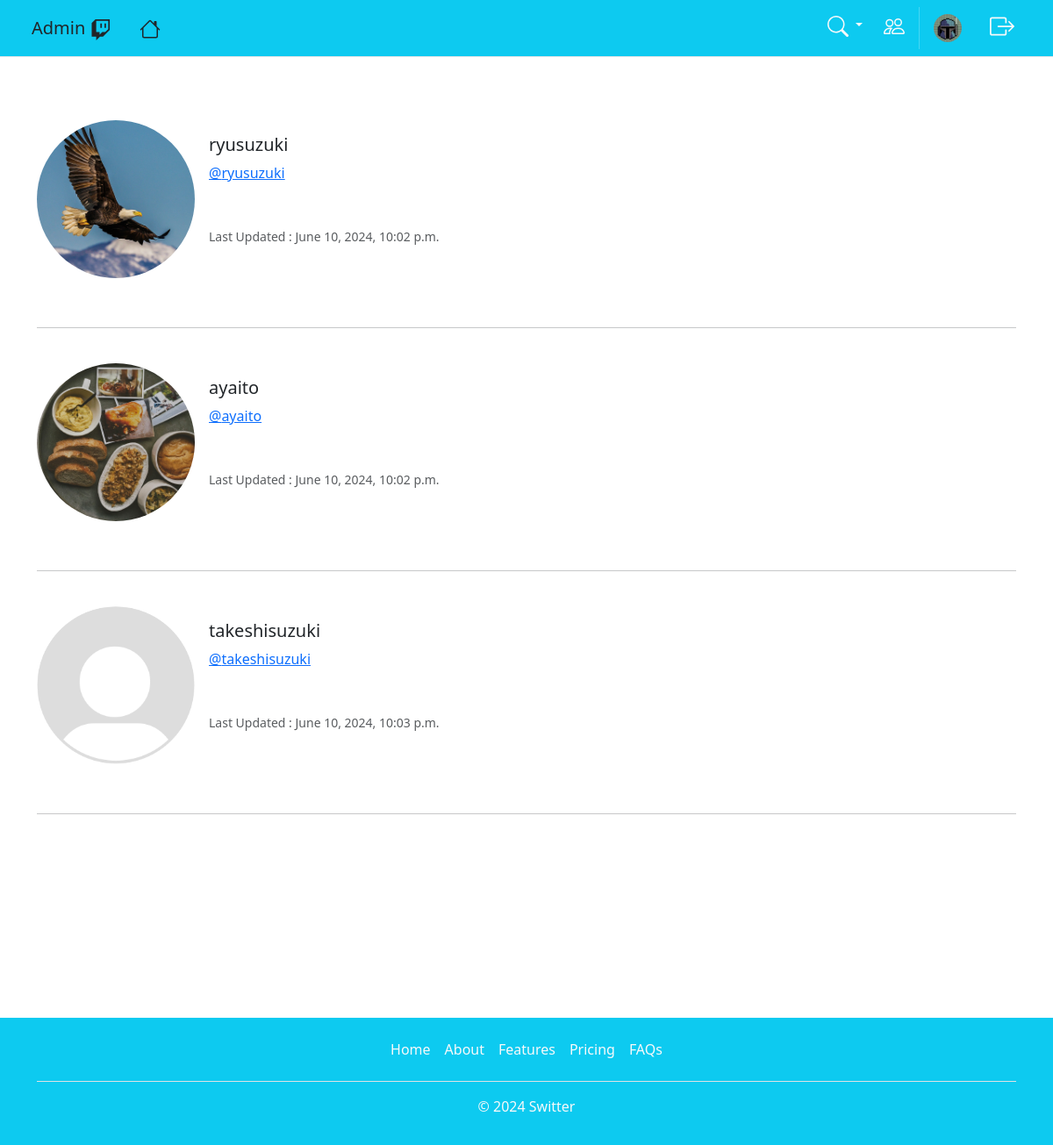
Page /profile_list (signed in) on the earlier database version.
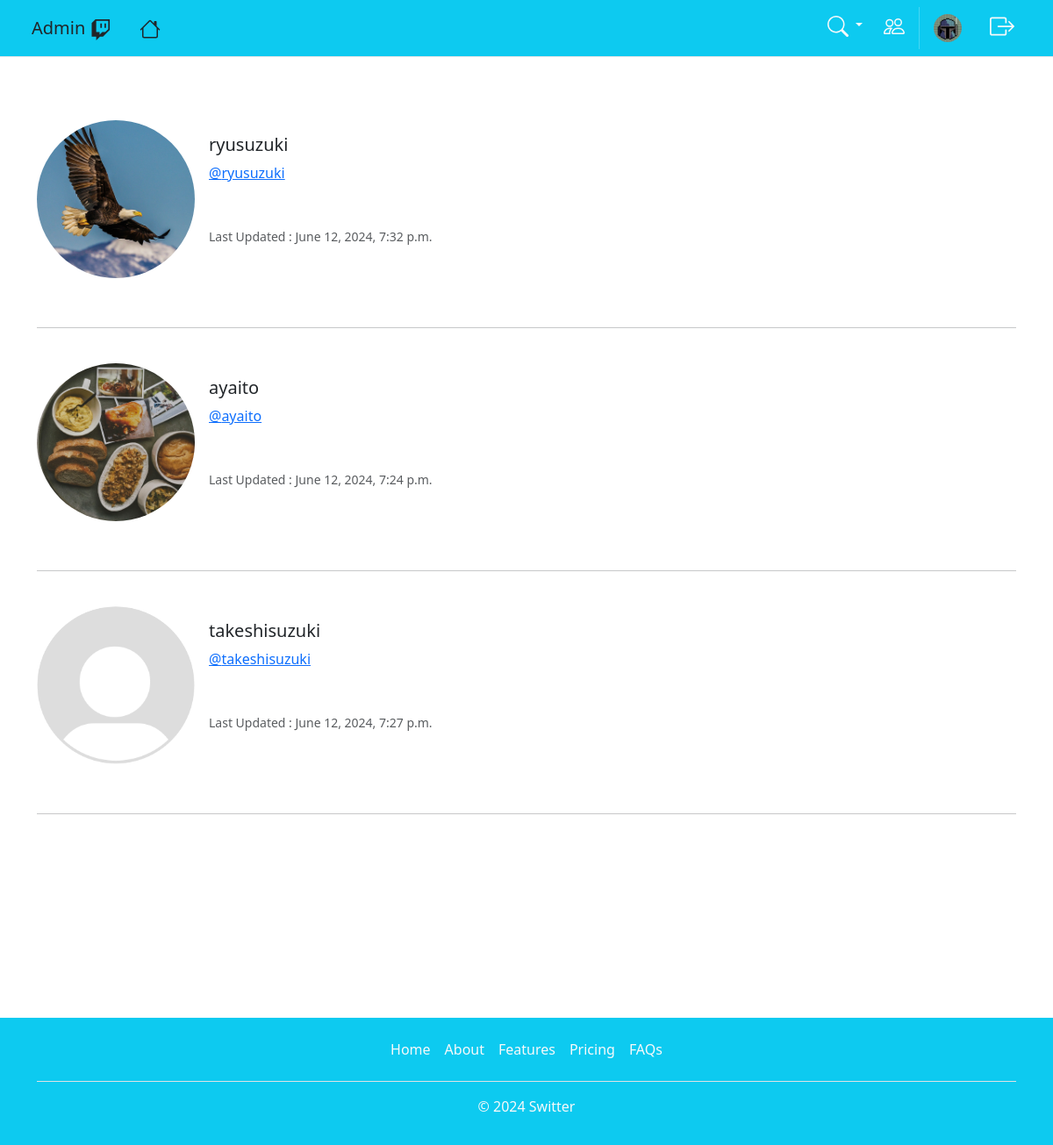
Same page on the later database version.
### witter/models.py (models this page shows, shortened)
class Profile(models.Model):
    user = models.OneToOneField(User, on_delete=models.CASCADE)
    follows = models.ManyToManyField("self", related_name="followed_by", symmetrical=False, blank=True)
    last_updated = models.DateTimeField(User, auto_now=True)
    profile_img = models.ImageField(null=True, blank=True, upload_to="images/profile_pics/")
    profile_bio = models.CharField(max_length=500, null=True, blank=True)
    homepage = models.CharField(max_length=500, null=True, blank=True)
    facebook = models.CharField(max_length=500, null=True, blank=True)
    instagram = models.CharField(max_length=500, null=True, blank=True)
    linkedin = models.CharField(max_length=500, null=True, blank=True)

### witter/views.py (the view)
# urls.py: path('profile_list', views.profile_list, name="profile_list"),
def profile_list(request):
    if request.user.is_authenticated:
        profiles = Profile.objects.exclude(user=request.user)
        return render(request, "profile_list.html", {"profiles":profiles})
    else:
        messages.success(request, "Login Or Register To View Profiles?")
        return redirect("home")

### witter/templates/profile_list.html
{% extends "base.html" %}
{%  load static %}
{% block content %}
{% for profile in profiles %}
<br>
<div class="card mb-3 border-0" style="max-width: 540px;">
    <div class="row g-0">
      <div class="col-md-4">
        {% if profile.profile_img %}
        <img src="{{ profile.profile_img.url }}" class="img-fluid rounded-circle" alt="Profile Picture">
        {% else %}
        <img src="../media/images/profile_pics/default_pfp.png" class="img-fluid rounded-circle" alt="Profile Picture">
        {% endif %}
      </div>
      <div class="col-md-8">
        <div class="card-body">
          <h5 class="card-title">{{ profile.user.username }}</h5>
          <a class="card-text" href="{% url 'profile' profile.user.id %}">@{{ profile.user|lower }}</a>
          <br>
          <br>
          <br>
          <p class="card-text mb-0"><small class="text-body-secondary ">Last Updated : {{ profile.last_updated }}</small></p>
        </div>
      </div>
    </div>
  </div>
<br>
<hr>
{% endfor %}
{% endblock %}

### witter/templates/base.html (shortened to what this page needs)
<!doctype html>
<html lang="en">
  <head>
    <link href="https://cdn.jsdelivr.net/npm/bootstrap@5.3.0/dist/css/bootstrap.min.css" rel="stylesheet">
  </head>
  <body>
    {% include "navbar.html" %}
    <br><br>
    <div class="container">
        {% block content %}
        {% endblock %}
        <br><br><br>
        <br><br><br>
        <br><br><br>
    </div>
    <div class="bg-info">
      <div class="container">
        <footer class="py-3">
          <ul class="nav justify-content-center border-bottom pb-3 mb-3">
            <li class="nav-item"><a href="{% url 'home' %}" class="nav-link px-2 text-light">Home</a></li>
            <li class="nav-item"><a href="#" class="nav-link px-2 text-light">About</a></li>
            <li class="nav-item"><a href="#" class="nav-link px-2 text-light">Features</a></li>
            <li class="nav-item"><a href="#" class="nav-link px-2 text-light">Pricing</a></li>
            <li class="nav-item"><a href="#" class="nav-link px-2 text-light">FAQs</a></li>
          </ul>
          <p class="text-center text-light">© 2024 Switter</p>
        </footer>
      </div>
    </div>
  </body>
</html>

### witter/templates/navbar.html (shortened to what this page needs)
<nav class="navbar navbar-expand-lg bg-info border-bottom border-bottom-warning">
  <div class="container-fluid text-light">
    {% if user.is_superuser %}
    <a class="navbar-brand text-dark mx-4" href="http://127.0.0.1:8000/admin">Admin
    </a>
    <a class="nav-link text-dark mx-sm-5 mx-md-2" href="{% url 'home' %}"></a>
    {% endif %}
    <div class="collapse navbar-collapse" id="navbarSupportedContent">
      <ul class="navbar-nav ms-auto mb-2 mb-lg-0 mx-3">
      {% if user.is_authenticated %}
        <li class="nav-item dropdown">
          <a class="nav-link dropdown-toggle text-light" href="#" role="button" data-bs-toggle="dropdown" aria-expanded="false">
          </a>
        </li>
        <li class="nav-item">
          <a class="nav-link text-light mx-sm-5 mx-md-2" href="{% url 'profile_list' %}">
          </a>
        </li>
        <li class="nav-item">
          {% if user.profile.profile_img %}
          <a class="nav-link text-light mx-sm-5 mx-md-2" href="{% url 'profile' request.user.id %}">
          <img src="{{ user.profile.profile_img.url }}" class="rounded-circle" width="32" height="32"></img></a>
          {% endif %}
        </li>
    <li class="nav-item">
      <a class="nav-link text-light mx-sm-5 mx-md-2" href="{% url 'logout' %}">
        </a>
    </li>
    {% endif %}
      </ul>
    </div>
  </div>
</nav>

Differences in the rows shown:
changed Profile "ryusuzuki": last_updated "June 10, 2024, 10:02 p.m." → "June 12, 2024, 7:32 p.m."
changed Profile "ayaito": last_updated "June 10, 2024, 10:02 p.m." → "June 12, 2024, 7:24 p.m."
changed Profile "takeshisuzuki": last_updated "June 10, 2024, 10:03 p.m." → "June 12, 2024, 7:27 p.m."
